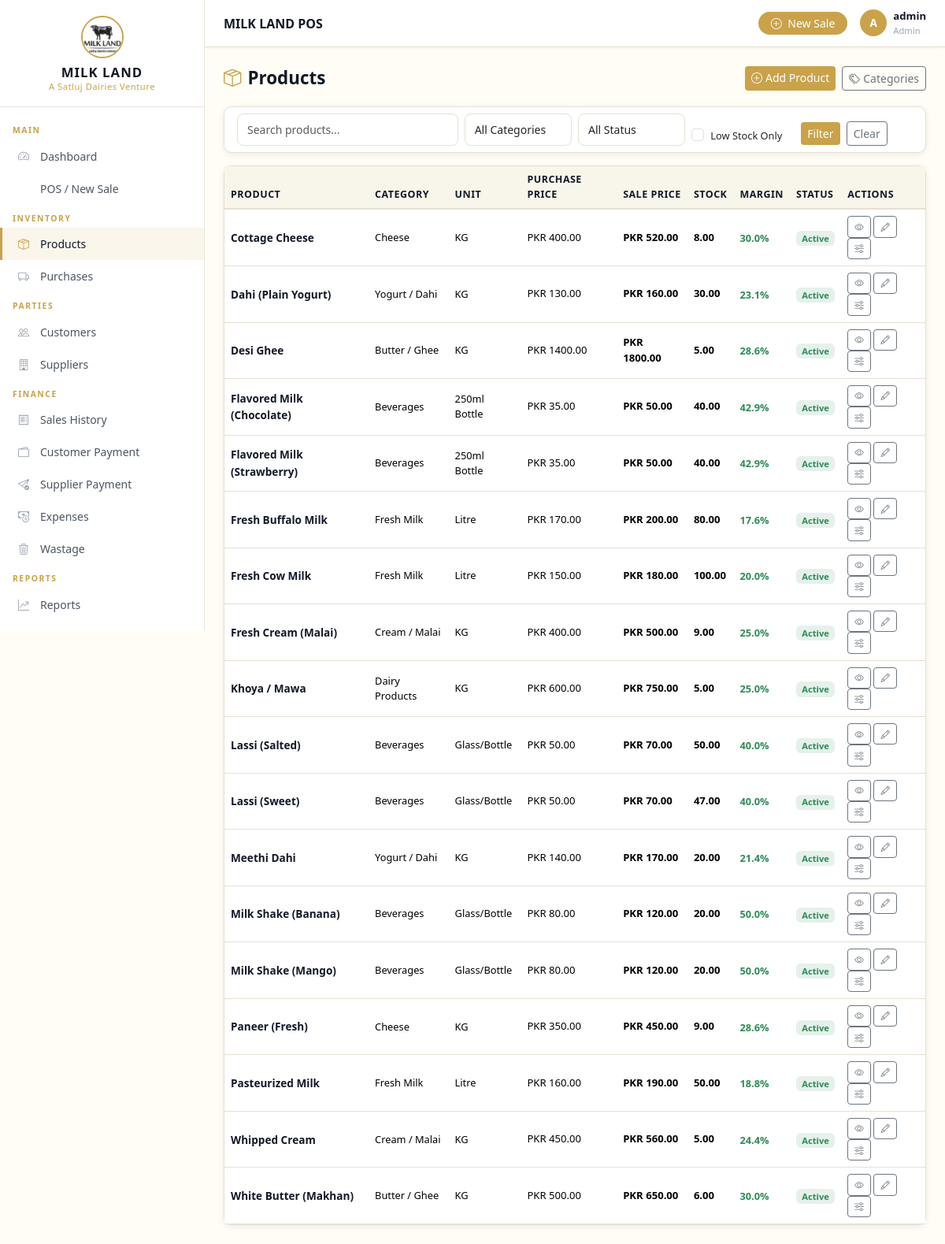
Screenshot of /products/ (signed in) with the database file from the repository.
### apps/products/models.py (models this page shows, shortened)
class Product(models.Model):
    UNIT_CHOICES = [
        ('KG', 'KG'),
        ('Gram', 'Gram'),
        ('Litre', 'Litre'),
        ('Piece', 'Piece'),
        ('Jar', 'Jar'),
        ('Bottle', 'Bottle'),
        ('Glass', 'Glass'),
        ('Glass/Bottle', 'Glass/Bottle'),
        ('250ml Bottle', '250ml Bottle'),
        ('250 Gram', '250 Gram'),
        ('Other', 'Other'),
    ]
    name = models.CharField(max_length=200)
    category = models.ForeignKey(Category, on_delete=models.SET_NULL, null=True, blank=True, related_name='products')
    unit_type = models.CharField(max_length=50, choices=UNIT_CHOICES, default='KG')
    purchase_price = models.DecimalField(max_digits=10, decimal_places=2, default=Decimal('0.00'))
    sale_price = models.DecimalField(max_digits=10, decimal_places=2, default=Decimal('0.00'))
    current_stock = models.DecimalField(max_digits=10, decimal_places=2, default=Decimal('0.00'))
    minimum_stock_level = models.DecimalField(max_digits=10, decimal_places=2, default=Decimal('5.00'))
    expiry_date = models.DateField(null=True, blank=True)
    is_active = models.BooleanField(default=True)
    created_at = models.DateTimeField(auto_now_add=True)
    updated_at = models.DateTimeField(auto_now=True)
    updated_by = models.ForeignKey(User, on_delete=models.SET_NULL, null=True, blank=True)
    class Meta:
        ordering = ['name']
    @property
    def profit_margin(self):
        if self.purchase_price and self.purchase_price > 0:
            return ((self.sale_price - self.purchase_price) / self.purchase_price) * 100
        return Decimal('0')
    @property
    def is_low_stock(self):
        return self.current_stock <= self.minimum_stock_level

class Category(models.Model):
    name = models.CharField(max_length=200)
    description = models.TextField(blank=True)
    is_active = models.BooleanField(default=True)
    created_at = models.DateTimeField(auto_now_add=True)
    updated_at = models.DateTimeField(auto_now=True)
    class Meta:
        verbose_name_plural = 'Categories'
        ordering = ['name']

### apps/products/views.py (the view)
# urls.py: path('', views.product_list, name='list'),
@login_required
def product_list(request):
    products = Product.objects.select_related('category').all()
    query = request.GET.get('q', '')
    category_id = request.GET.get('category', '')
    low_stock = request.GET.get('low_stock', '')
    status = request.GET.get('status', '')
    if query:
        products = products.filter(name__icontains=query)
    if category_id:
        products = products.filter(category_id=category_id)
    if low_stock:
        products = [p for p in products if p.is_low_stock]
    if status == 'active':
        products = products.filter(is_active=True) if not low_stock else [p for p in products if p.is_active]
    elif status == 'inactive':
        products = products.filter(is_active=False) if not low_stock else [p for p in products if not p.is_active]
    if not isinstance(products, list):
        paginator = Paginator(products, 20)
    else:
        paginator = Paginator(products, 20)
    page = request.GET.get('page')
    products_page = paginator.get_page(page)
    categories = Category.objects.filter(is_active=True)
    context = {
        'products': products_page,
        'categories': categories,
        'query': query,
        'selected_category': category_id,
        'low_stock': low_stock,
        'status': status,
    }
    return render(request, 'products/product_list.html', context)

### apps/core/context_processors.py (called while the page is built)
def business_settings(request):
    settings = BusinessSettings.get_settings()
    return {'business': settings}

### apps/core/models.py (called while the page is built)
    @classmethod
    def get_settings(cls):
        obj, _ = cls.objects.get_or_create(pk=1)
        return obj

### templates/products/product_list.html (shortened to what this page needs)
{% extends 'base.html' %}
{% load app_filters %}
{% block content %}
<div class="page-header">
  <h1><i class="bi bi-box-seam me-2 text-gold"></i>Products</h1>
  <div class="d-flex gap-2">
    {% if user.is_staff %}
    <a href="{% url 'products:add' %}" class="btn btn-gold btn-sm"><i class="bi bi-plus-circle me-1"></i>Add Product</a>
    <a href="{% url 'products:category_list' %}" class="btn btn-outline-secondary btn-sm"><i class="bi bi-tags me-1"></i>Categories</a>
    {% endif %}
  </div>
</div>
<div class="card mb-3">
  <div class="card-body py-2">
    <form method="get" class="row g-2 align-items-end">
      <div class="col-sm-4"><input type="text" name="q" class="form-control form-control-sm" placeholder="Search products..." value="{{ query }}"></div>
      <div class="col-sm-2">
        <select name="category" class="form-select form-select-sm">
          <option value="">All Categories</option>
        </select>
      </div>
      <div class="col-sm-2">
        <select name="status" class="form-select form-select-sm">
          <option value="">All Status</option>
        </select>
      </div>
      <div class="col-sm-auto">
        <div class="form-check form-check-inline">
          <input type="checkbox" name="low_stock" id="lowStock" class="form-check-input" {% if low_stock %}checked{% endif %} value="1">
          <label for="lowStock" class="form-check-label" style="font-size:0.8rem;">Low Stock Only</label>
        </div>
      </div>
      <div class="col-sm-auto">
        <button type="submit" class="btn btn-gold btn-sm">Filter</button>
        <a href="{% url 'products:list' %}" class="btn btn-outline-secondary btn-sm ms-1">Clear</a>
      </div>
    </form>
  </div>
</div>
<div class="card">
  <div class="card-body p-0">
    <table class="table table-hover mb-0">
      <thead>
        <tr>
          <th>Product</th>
          <th>Category</th>
          <th>Unit</th>
          <th>Purchase Price</th>
          <th>Sale Price</th>
          <th>Stock</th>
          <th>Margin</th>
          <th>Status</th>
          <th>Actions</th>
        </tr>
      </thead>
      <tbody>
        {% for product in products %}
        <tr {% if product.is_low_stock %}class="low-stock-row"{% endif %}>
          <td>
            <a href="{% url 'products:detail' product.pk %}" style="color:var(--text-dark);font-weight:600;font-size:0.85rem;text-decoration:none;">{{ product.name }}</a>
          </td>
          <td style="font-size:0.8rem;">{{ product.category.name|default:"-" }}</td>
          <td style="font-size:0.8rem;">{{ product.unit_type }}</td>
          <td style="font-size:0.82rem;">PKR {{ product.purchase_price|floatformat:2 }}</td>
          <td style="font-size:0.82rem;font-weight:600;">PKR {{ product.sale_price|floatformat:2 }}</td>
          <td style="font-size:0.82rem;font-weight:600;">{{ product.current_stock }}</td>
          <td>
            <span class="{% if product.profit_margin > 0 %}profit-margin-positive{% else %}profit-margin-negative{% endif %}" style="font-size:0.8rem;">
              {{ product.profit_margin|floatformat:1 }}%
            </span>
          </td>
          <td>
            {% if product.is_active %}
            <span class="badge" style="background:rgba(46,139,87,0.12);color:var(--success-green);font-size:0.7rem;">Active</span>
            {% else %}
            <span class="badge bg-secondary" style="font-size:0.7rem;">Inactive</span>
            {% endif %}
          </td>
          <td>
            <a href="{% url 'products:detail' product.pk %}" class="btn btn-sm btn-outline-secondary" style="font-size:0.72rem;" title="View"><i class="bi bi-eye"></i></a>
            {% if user.is_staff %}
            <a href="{% url 'products:edit' product.pk %}" class="btn btn-sm btn-outline-secondary" style="font-size:0.72rem;" title="Edit"><i class="bi bi-pencil"></i></a>
            <a href="{% url 'products:adjust_stock' product.pk %}" class="btn btn-sm btn-outline-secondary" style="font-size:0.72rem;" title="Adjust Stock"><i class="bi bi-sliders"></i></a>
            {% endif %}
          </td>
        </tr>
        {% empty %}
        <tr><td colspan="9" class="text-center text-muted py-4">No products found. <a href="{% url 'products:add' %}">Add one</a></td></tr>
        {% endfor %}
      </tbody>
    </table>
  </div>
</div>
{% endblock %}

### templates/base.html (shortened to what this page needs)
{% load static %}
{% load app_filters %}
<!DOCTYPE html>
<html lang="en">
<head>
  <link rel="stylesheet" href="https://cdn.jsdelivr.net/npm/bootstrap@5.3.2/dist/css/bootstrap.min.css">
  <link rel="stylesheet" href="https://cdn.jsdelivr.net/npm/bootstrap-icons@1.11.3/font/bootstrap-icons.min.css">
  <link rel="stylesheet" href="{% static 'css/style.css' %}">
</head>
<body>
{% if user.is_authenticated %}
{% include 'partials/sidebar.html' %}
<div class="main-wrapper">
  {% include 'partials/navbar.html' %}
  <div class="main-content">
    {% block content %}{% endblock %}
  </div>
</div>
{% else %}
{% block auth_content %}{% endblock %}
{% endif %}
</body>
</html>

### templates/partials/sidebar.html (shortened to what this page needs)
{% load static %}
<aside class="sidebar" id="sidebar">
  <div class="sidebar-brand">
    <img src="{% static 'images/logo.png' %}" alt="Milk Land Logo">
    <span class="brand-name">MILK LAND</span>
    <span class="brand-tagline">A Satluj Dairies Venture</span>
  </div>
  <nav class="sidebar-nav">
    <div class="sidebar-section">Main</div>
    <a href="{% url 'core:dashboard' %}" class="{% if request.resolver_match.url_name == 'dashboard' %}active{% endif %}">
      <i class="bi bi-speedometer2"></i> Dashboard
    </a>
    <a href="{% url 'sales:pos' %}" class="{% if request.resolver_match.url_name == 'pos' %}active{% endif %}">
       POS / New Sale
    </a>
    <div class="sidebar-section">Inventory</div>
    <a href="{% url 'products:list' %}" class="{% if 'products' in request.resolver_match.namespace %}active{% endif %}">
      <i class="bi bi-box-seam"></i> Products
    </a>
    <a href="{% url 'purchases:list' %}" class="{% if 'purchases' in request.resolver_match.namespace %}active{% endif %}">
      <i class="bi bi-truck"></i> Purchases
    </a>
    <div class="sidebar-section">Parties</div>
    <a href="{% url 'parties:customer_list' %}" class="">
      <i class="bi bi-people"></i> Customers
    </a>
    <a href="{% url 'parties:supplier_list' %}" class="">
      <i class="bi bi-building"></i> Suppliers
    </a>
    <div class="sidebar-section">Finance</div>
    <a href="{% url 'sales:list' %}" class="{% if request.resolver_match.url_name == 'list' and request.resolver_match.namespace == 'sales' %}active{% endif %}">
      <i class="bi bi-receipt"></i> Sales History
    </a>
    <a href="{% url 'finance:customer_payment' %}" class="{% if request.resolver_match.url_name == 'customer_payment' %}active{% endif %}">
      <i class="bi bi-wallet2"></i> Customer Payment
    </a>
    <a href="{% url 'finance:supplier_payment' %}" class="{% if request.resolver_match.url_name == 'supplier_payment' %}active{% endif %}">
      <i class="bi bi-send-check"></i> Supplier Payment
    </a>
    <a href="{% url 'finance:expense_list' %}" class="{% if 'expense' in request.resolver_match.url_name %}active{% endif %}">
      <i class="bi bi-cash-coin"></i> Expenses
    </a>
    <a href="{% url 'finance:wastage_list' %}" class="{% if 'wastage' in request.resolver_match.url_name %}active{% endif %}">
      <i class="bi bi-trash3"></i> Wastage
    </a>
    <div class="sidebar-section">Reports</div>
    <a href="{% url 'reports:dashboard' %}" class="{% if 'reports' in request.resolver_match.namespace %}active{% endif %}">
      <i class="bi bi-graph-up-arrow"></i> Reports
    </a>
    {% if user.is_staff %}
    <div class="sidebar-section">Admin</div>
    {% endif %}
  </nav>
</aside>

### templates/partials/navbar.html (shortened to what this page needs)
{% load static %}
<header class="top-navbar">
  <div class="d-flex align-items-center gap-3">
    <span class="page-title">{% block navbar_title %}MILK LAND POS{% endblock %}</span>
  </div>
  <div class="navbar-right">
    <a href="{% url 'sales:pos' %}" class="btn btn-sm btn-gold rounded-pill px-3">
      <i class="bi bi-plus-circle me-1"></i> New Sale
    </a>
    <div class="navbar-user">
      <div class="user-avatar">{{ user.username|first|upper }}</div>
      <div>
        <div style="font-size:0.82rem;font-weight:600;">{{ user.get_full_name|default:user.username }}</div>
        <div style="font-size:0.7rem;color:#9CA3AF;">{% if user.is_staff %}Admin{% else %}Sales Staff{% endif %}</div>
      </div>
    </div>
  </div>
</header>

### static/css/style.css (style rules this page uses)
:root { --primary-dark: #111827; --secondary-dark: #1F2937; --cream-bg: #FFFDF5; --soft-cream: #F8F5EA; --accent-gold: #C9A24A; --success-green: #2E8B57; --border-color: #E5E0D1; --danger-red: #DC3545; --sidebar-width: 260px; --sidebar-bg: #111827; --navbar-height: 60px; --text-light: #6B7280; --text-dark: #111827; --card-shadow: 0 2px 8px rgba(0,0,0,0.08); }
* { box-sizing: border-box; }
body { font-family: 'Segoe UI', system-ui, -apple-system, sans-serif; background-color: var(--cream-bg); color: var(--text-dark); margin: 0; }
.sidebar { position: fixed; top: 0; left: 0; width: var(--sidebar-width); height: 100vh; background: #fff; border-right: 1px solid #E9E5DC; overflow-y: auto; z-index: 1000; display: flex; flex-direction: column; transition: transform 0.3s ease; }
.sidebar-brand { padding: 20px 16px 16px; border-bottom: 1px solid #E9E5DC; text-align: center; }
.sidebar-brand img { width: 54px; height: 54px; object-fit: cover; border-radius: 50%; border: 2px solid var(--accent-gold); margin-bottom: 8px; }
.sidebar-brand .brand-name { color: #111827; font-size: 1.05rem; font-weight: 700; letter-spacing: 1px; display: block; line-height: 1.2; }
.sidebar-brand .brand-tagline { color: var(--accent-gold); font-size: 0.7rem; letter-spacing: 0.5px; display: block; }
.sidebar-nav { flex: 1; padding: 12px 0; }
.sidebar-section { padding: 10px 16px 4px; color: var(--accent-gold); font-size: 0.65rem; font-weight: 700; letter-spacing: 1.5px; text-transform: uppercase; }
.sidebar-nav a { display: flex; align-items: center; gap: 10px; padding: 10px 20px; color: #4B5563; text-decoration: none; font-size: 0.875rem; transition: all 0.2s ease; border-left: 3px solid transparent; }
.sidebar-nav a:hover, .sidebar-nav a.active { color: #111827; background: rgba(201,162,74,0.10); border-left-color: var(--accent-gold); }
.sidebar-nav a svg, .sidebar-nav a i { width: 18px; flex-shrink: 0; color: #9CA3AF; }
.sidebar-nav a:hover i, .sidebar-nav a:hover svg, .sidebar-nav a.active i, .sidebar-nav a.active svg { color: var(--accent-gold); }
.main-wrapper { margin-left: var(--sidebar-width); min-height: 100vh; display: flex; flex-direction: column; }
.top-navbar { position: sticky; top: 0; height: var(--navbar-height); background: #fff; border-bottom: 1px solid var(--border-color); display: flex; align-items: center; justify-content: space-between; padding: 0 24px; z-index: 100; box-shadow: 0 1px 4px rgba(0,0,0,0.06); }
.top-navbar .page-title { font-weight: 600; font-size: 1rem; color: var(--text-dark); }
.top-navbar .navbar-right { display: flex; align-items: center; gap: 16px; }
.navbar-user { display: flex; align-items: center; gap: 8px; font-size: 0.85rem; color: var(--text-dark); }
.navbar-user .user-avatar { width: 34px; height: 34px; border-radius: 50%; background: var(--accent-gold); display: flex; align-items: center; justify-content: center; color: #fff; font-weight: 700; font-size: 0.85rem; }
.main-content { flex: 1; padding: 24px; }
.card { border: 1px solid var(--border-color); border-radius: 10px; box-shadow: var(--card-shadow); background: #fff; }
.btn-gold { background: var(--accent-gold); color: #fff; border: none; }
.table { font-size: 0.875rem; }
.table th { background: var(--soft-cream); color: var(--text-dark); font-weight: 600; font-size: 0.78rem; text-transform: uppercase; letter-spacing: 0.5px; border-bottom: 2px solid var(--border-color); }
.table td { vertical-align: middle; border-color: var(--border-color); }
.form-control, .form-select { border: 1px solid var(--border-color); border-radius: 8px; padding: 9px 12px; font-size: 0.875rem; background: #fff; transition: border-color 0.2s, box-shadow 0.2s; }
.page-header { display: flex; align-items: center; justify-content: space-between; margin-bottom: 20px; flex-wrap: wrap; gap: 12px; }
.page-header h1 { font-size: 1.4rem; font-weight: 700; color: var(--text-dark); margin: 0; }
.text-gold { color: var(--accent-gold) !important; }
.profit-margin-positive { color: var(--success-green); font-weight: 600; }

### rows the page displays
Product: name "Cottage Cheese", category.name "Cheese", unit_type "KG", purchase_price "400.00", sale_price "520.00", current_stock "8.00", profit_margin "30.0", is_active "Active"
Product: name "Dahi (Plain Yogurt)", category.name "Yogurt / Dahi", unit_type "KG", purchase_price "130.00", sale_price "160.00", current_stock "30.00", profit_margin "23.1", is_active "Active"
Product: name "Desi Ghee", category.name "Butter / Ghee", unit_type "KG", purchase_price "1400.00", sale_price "1800.00", current_stock "5.00", profit_margin "28.6", is_active "Active"
Product: name "Flavored Milk (Chocolate)", category.name "Beverages", unit_type "250ml Bottle", purchase_price "35.00", sale_price "50.00", current_stock "40.00", profit_margin "42.9", is_active "Active"
Product: name "Flavored Milk (Strawberry)", category.name "Beverages", unit_type "250ml Bottle", purchase_price "35.00", sale_price "50.00", current_stock "40.00", profit_margin "42.9", is_active "Active"
Product: name "Fresh Buffalo Milk", category.name "Fresh Milk", unit_type "Litre", purchase_price "170.00", sale_price "200.00", current_stock "80.00", profit_margin "17.6", is_active "Active"
Product: name "Fresh Cow Milk", category.name "Fresh Milk", unit_type "Litre", purchase_price "150.00", sale_price "180.00", current_stock "100.00", profit_margin "20.0", is_active "Active"
Product: name "Fresh Cream (Malai)", category.name "Cream / Malai", unit_type "KG", purchase_price "400.00", sale_price "500.00", current_stock "9.00", profit_margin "25.0", is_active "Active"
Product: name "Khoya / Mawa", category.name "Dairy Products", unit_type "KG", purchase_price "600.00", sale_price "750.00", current_stock "5.00", profit_margin "25.0", is_active "Active"
Product: name "Lassi (Salted)", category.name "Beverages", unit_type "Glass/Bottle", purchase_price "50.00", sale_price "70.00", current_stock "50.00", profit_margin "40.0", is_active "Active"
Product: name "Lassi (Sweet)", category.name "Beverages", unit_type "Glass/Bottle", purchase_price "50.00", sale_price "70.00", current_stock "47.00", profit_margin "40.0", is_active "Active"
Product: name "Meethi Dahi", category.name "Yogurt / Dahi", unit_type "KG", purchase_price "140.00", sale_price "170.00", current_stock "20.00", profit_margin "21.4", is_active "Active"
Product: name "Milk Shake (Banana)", category.name "Beverages", unit_type "Glass/Bottle", purchase_price "80.00", sale_price "120.00", current_stock "20.00", profit_margin "50.0", is_active "Active"
Product: name "Milk Shake (Mango)", category.name "Beverages", unit_type "Glass/Bottle", purchase_price "80.00", sale_price "120.00", current_stock "20.00", profit_margin "50.0", is_active "Active"
Product: name "Paneer (Fresh)", category.name "Cheese", unit_type "KG", purchase_price "350.00", sale_price "450.00", current_stock "9.00", profit_margin "28.6", is_active "Active"
Product: name "Pasteurized Milk", category.name "Fresh Milk", unit_type "Litre", purchase_price "160.00", sale_price "190.00", current_stock "50.00", profit_margin "18.8", is_active "Active"
Product: name "Whipped Cream", category.name "Cream / Malai", unit_type "KG", purchase_price "450.00", sale_price "560.00", current_stock "5.00", profit_margin "24.4", is_active "Active"
Product: name "White Butter (Makhan)", category.name "Butter / Ghee", unit_type "KG", purchase_price "500.00", sale_price "650.00", current_stock "6.00", profit_margin "30.0", is_active "Active"

### other values shown
{{ user.username|first|upper }} "A"
{{ user.get_full_name|default:user.username }} "admin"
